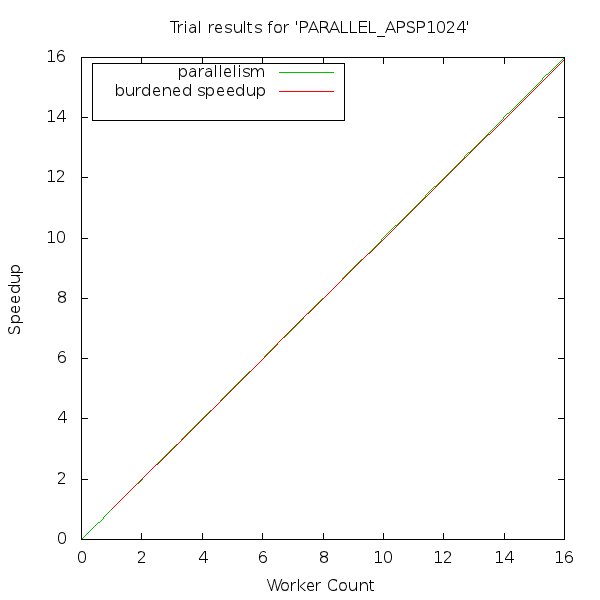

Generate this figure with gnuplot:
set terminal png size 600, 600
set output "PARALLEL_APSP1024.png"
set datafile separator ","
set size square 1.0, 1.0
set title "Trial results for 'PARALLEL_APSP1024'"
set xlabel "Worker Count" 0.0,0.0
set ylabel "Speedup" 0.0,0.0
set key left top box
set pointsize 1.8
plot [0:16] [0:16] x title "parallelism" lt 2, 5961.993888 notitle lt 2, "PARALLEL_APSP1024.csv" using 1:2 title "burdened speedup" with lines lt 1, "PARALLEL_APSP1024.csv" using 1:4 with points pt 1 title "trials"
